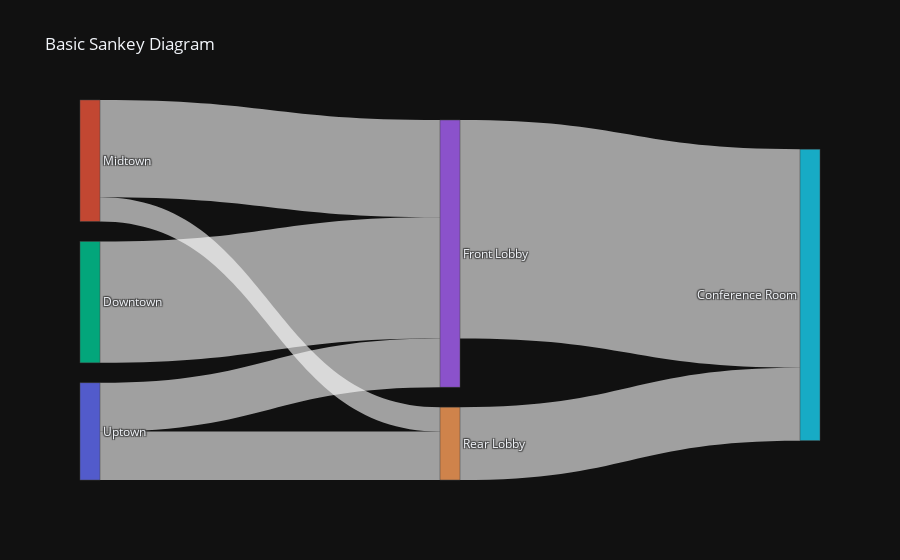

Notebook source saved alongside this figure:
### Code cell
sankey_trace = go.Sankey(
    node=go.sankey.Node(
        label=locations
    ),
    link=go.sankey.Link(
        source=[0, 0, 1, 1, 2, 3, 4],
        target=[3, 4, 3, 4, 3, 5, 5],
        value=[2, 2, 4, 1, 5, 9, 3]
    )
)
layout = dict(title='Basic Sankey Diagram',
              font=dict(size=12))
fig = dict(data=[sankey_trace], layout=layout)
offline.iplot(fig)

### Figure 1 — Plotly figure (JSON) as saved in the notebook; plotly's stock layout.template omitted (floating-point values rounded to 4 significant figures)
{"data": [{"link": {"source": [0, 0, 1, 1, 2, 3, 4], "target": [3, 4, 3, 4, 3, 5, 5], "value": [2, 2, 4, 1, 5, 9, 3]}, "node": {"label": ["Uptown", "Midtown", "Downtown", "Front Lobby", "Rear Lobby", "Conference Room"]}, "type": "sankey"}], "layout": {"font": {"size": 12}, "title": {"text": "Basic Sankey Diagram"}}}
